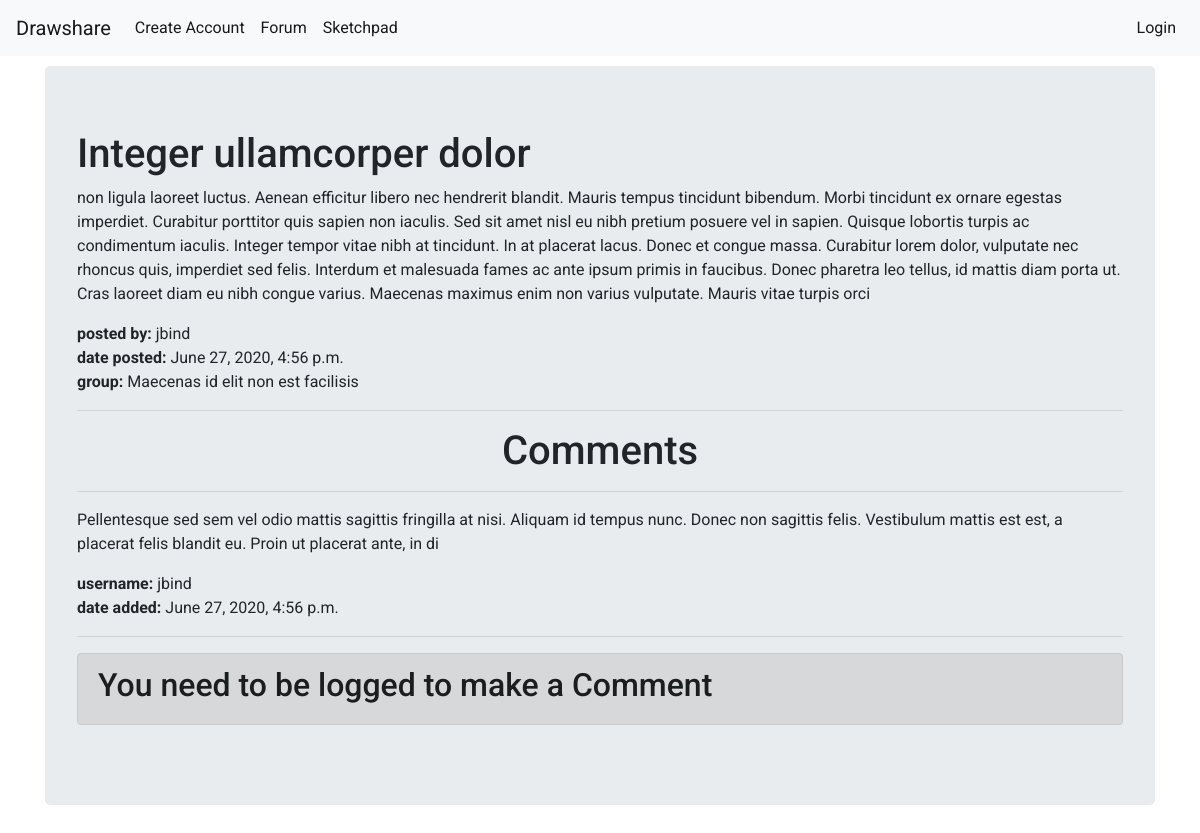
/drawapp/comments/22/, run on the app's committed database.
### drawapp/models.py (models this page shows, shortened)
class Post(models.Model):
    user = models.ForeignKey(User, on_delete=models.CASCADE, default=1)
    group = models.ForeignKey(Group, on_delete=models.CASCADE)
    title = models.CharField(max_length=100)
    content = models.TextField()
    date_added = models.DateTimeField(auto_now_add=True)

class Group(models.Model):
    user = models.ForeignKey(User, on_delete=models.CASCADE, default=1)
    name = models.CharField(max_length=100)
    description = models.TextField(max_length=500)

class Comment(models.Model):
    user = models.ForeignKey(User, on_delete=models.CASCADE, default=1)
    post = models.ForeignKey(Post, on_delete=models.CASCADE)
    content = models.TextField(max_length=200)
    date_added = models.DateTimeField(auto_now_add=True)

### drawapp/views.py (the view)
# urls.py: path('comments/<pk>/', views.PostCommentList.as_view(), name='comments'),
class PostCommentList(ListView):
    model = Comment
    def get_queryset(self):
        self.post = get_object_or_404(Post, pk=self.kwargs['pk'])
        return Comment.objects.filter(post=self.post)
    def get_context_data(self, **kwargs):
        context = super().get_context_data(**kwargs)
        context['post'] = self.post
        return context

### drawapp/templates/drawapp/comment_list.html (shortened to what this page needs)
{% extends 'base/base_jumbotron.html' %}
{% block container_block %}
<h1>{{ post.title }}</h1>
<p>{{ post.content }}</p>
<p>
<strong>posted by: </strong> {{ post.user.username }} <br>
<strong>date posted: </strong> {{ post.date_added }} <br>
<strong>group: </strong> {{ post.group.name }}
</p>
<hr>
<h1 class="page_header">Comments</h1>
<hr>
{% if object_list %}
  {% for comment in object_list %}
    <p>{{ comment.content }}</p>
    <p>
      <strong>username: </strong>{{ comment.user.username }}<br>
      <strong>date added: </strong>{{ comment.date_added }}<br>
    </p>
<hr>
  {% endfor %}
{% else %}
<h2>No Comments Yet!</h2>
{% endif %}
{% if user.is_authenticated %}
<form action="{% url 'new_comment' user.pk post.pk %}" method="get">
  {% csrf_token %}
  <input class="btn btn-success" type="submit" value="New Comment">
</form>
{% else %}
<div class="alert alert-dark" role="alert">
  <h2>You need to be logged to make a Comment</h2>
</div>
{% endif %}
{% endblock %}

### drawapp/static/style.css (style rules this page uses)
body { font-family: 'Roboto', sans-serif; }
.page_header { text-align:center; }

### data on the page
Post: title "Integer ullamcorper dolor", content "non ligula laoreet luctus. Aenean efficitur libero nec hendrerit blandit. Mauris tempus tincidunt bibendum. Morbi tincidunt ex ornare egestas imperdiet. Curabitur porttitor quis sapien non iaculis. Sed sit amet nisl eu nibh pretium posuere vel in sapien. Quisque lobortis turpis ac condimentum iaculis. Integer tempor vitae nibh at tincidunt. In at placerat lacus. Donec et congue massa. Curabitur lorem dolor, vulputate nec rhoncus quis, imperdiet sed felis. Interdum et malesuada fames ac ante ipsum primis in faucibus. Donec pharetra leo tellus, id mattis diam porta ut. Cras laoreet diam eu nibh congue varius. Maecenas maximus enim non varius vulputate. Mauris vitae turpis orci", user.username "jbind", date_added "June 27, 2020, 4:56 p.m.", group.name "Maecenas id elit non est facilisis"
Comment: content "Pellentesque sed sem vel odio mattis sagittis fringilla at nisi. Aliquam id tempus nunc. Donec non sagittis felis. Vestibulum mattis est est, a placerat felis blandit eu. Proin ut placerat ante, in di", user.username "jbind", date_added "June 27, 2020, 4:56 p.m."
